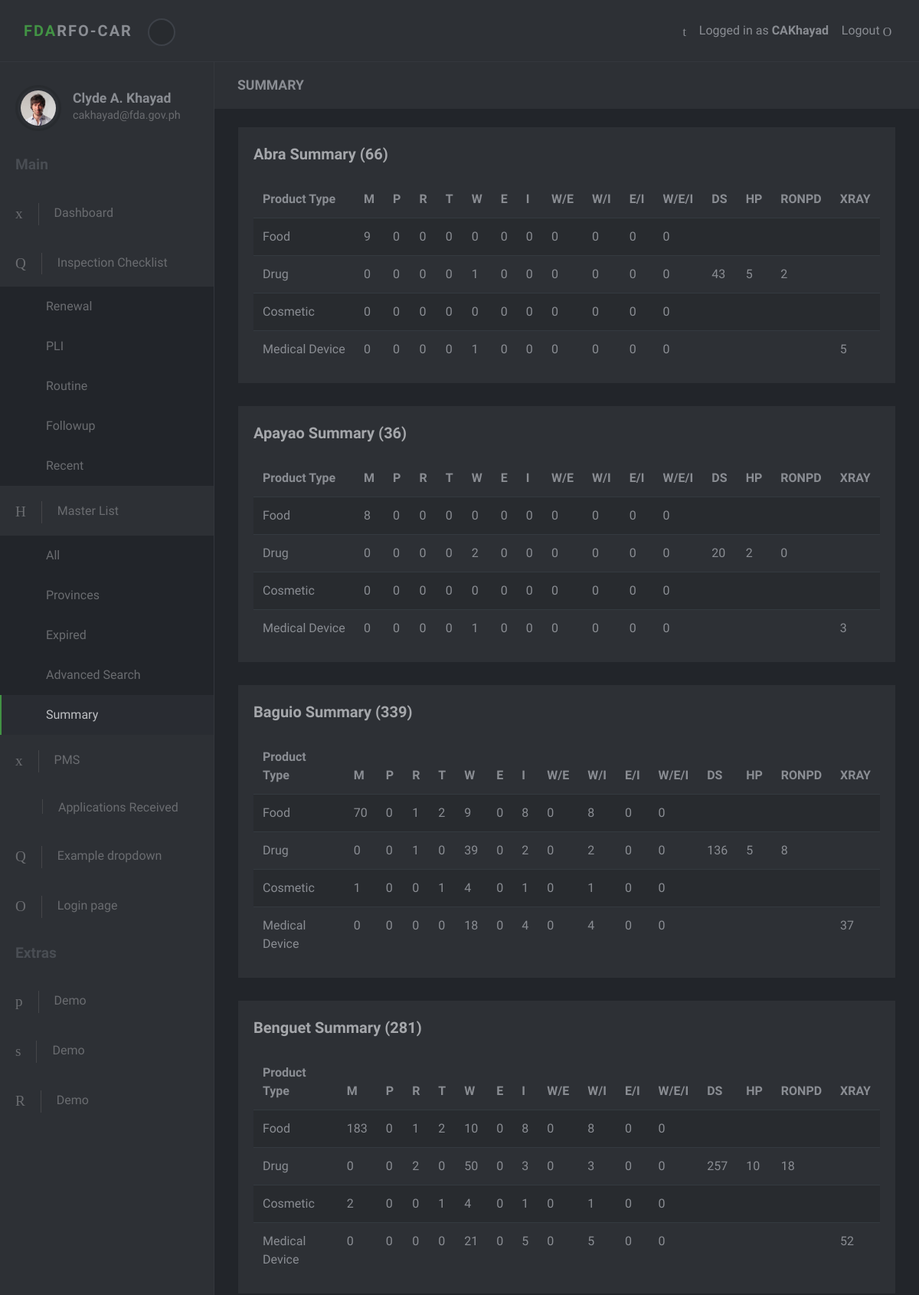
The page /masterlist/summary/ (signed in, upper part) on the database its author committed.
### accounts/models.py (models this page shows, shortened)
class  User(AbstractBaseUser):
    email = models.EmailField(verbose_name='email address', max_length=255, unique=True)
    first_name = models.CharField(max_length=255)
    middle_initial = models.CharField(max_length=1)
    last_name = models.CharField(max_length=255)
    active = models.BooleanField(default=True)
    staff = models.BooleanField(default=False) # a admin user; non super-user
    admin = models.BooleanField(default=False) # a superuser
    USERNAME_FIELD = 'email'
    REQUIRED_FIELDS = [] # Email & Password are required by default.
    objects = UserManager()
    def get_full_name(self):
        return self.first_name + " " + self.middle_initial + ". " + self.last_name
    def get_short_name(self):
        full_name = self.get_full_name()
        splitted = full_name.split()
        short_name = ""
        for i in range(len(splitted)-1):
            full_name = splitted[i]
            short_name += (full_name[0].upper())
        short_name += splitted[-1].title()
        return short_name
    @property
    def is_active(self):
        return self.active

### masterlist/models.py (models this page shows, shortened)
class Province(models.Model):
    name = models.CharField(max_length=30)
    region = models.ForeignKey(Region, on_delete=models.SET_NULL, null=True)

class ProductType(models.Model):
    name = models.CharField(max_length=50)

### masterlist/views.py (the view)
# urls.py: path('summary/', SummaryView.as_view(), name='summary'),
class SummaryView(LoginRequiredMixin, View):
    template_name = 'masterlist/summary/summary.html'
    def get(self, request):
        context = {}
        province_obj = MasterlistSummary.Provinces()
        province_list = [attr for attr in dir(province_obj) if not callable(getattr(province_obj, attr)) and not attr.startswith("__")]
        provinces = {}
        for province in province_list:
            provinces[province] = getattr(province_obj, province)
        context['provinces'] = provinces
        context['summary_active'] = "active"
        return render(request, self.template_name, context)

### masterlist/templates/masterlist/summary/summary.html (shortened to what this page needs)
 {% extends 'base-site.html' %}
{% block subtitle %} SUMMARY  {% endblock %}
{% block content %}
<section class="no-padding-top">
    <div class="container-fluid">
        {% for name, province in provinces.items %}
        <div class="row">
            <div class="col-lg-12">
                <div class="block">
                    <div class="title">
                        <div class="row">
                            <div class="col-md-6">
                                <strong>{{name}} Summary ({{province.get_total}})</strong>
                            </div>
                            <div class="col-md-6 text-right">
                            </div>
                        </div>
                    </div>
                    <div class="block-body">
                        <div class="table-responsive">
                            <table id="summarytable" class="table table-striped table-hover">
                                <thead>
                                    <tr>
                                        <th>Product Type</th>
                                        <th data-toggle="tooltip" data-placement="top" title="Wholesaler">M</th>
                                        <th>P</th>
                                        <th>R</th>
                                        <th>T</th>
                                        <th>W</th>
                                        <th>E</th>
                                        <th>I</th>
                                        <th>W/E</th>
                                        <th>W/I</th>
                                        <th>E/I</th>
                                        <th>W/E/I</th>
                                        <th>DS</th>
                                        <th>HP</th>
                                        <th>RONPD</th>
                                        <th>XRAY</th>
                                    </tr>
                                </thead>
                                <tbody>
                                    <tr>
                                        <td>Food</td>
                                        <td>{{province.cfrr.get_total_mfg}}</td>
                                        <td>{{province.cfrr.get_total_packer}}</td>
                                        <td>{{province.cfrr.get_total_repacker}}</td>
                                        <td>{{province.cfrr.get_total_trader}}</td>
                                        <td>{{province.cfrr.get_total_wholesaler}}</td>
                                        <td>{{province.cfrr.get_total_exporter}}</td>
                                        <td>{{province.cfrr.get_total_importer}}</td>
                                        <td>{{province.cfrr.get_total_we}}</td>
                                        <td>{{province.cfrr.get_total_wi}}</td>
                                        <td>{{province.cfrr.get_total_ie}}</td>
                                        <td>{{province.cfrr.get_total_wei}}</td>
                                        <td>{{province.cfrr.get_total_ds}}</td>
                                        <td>{{province.cfrr.get_total_hp}}</td>
                                        <td>{{province.cfrr.get_total_ronpd}}</td>
                                        <td>{{province.cfrr.get_total_xray}}</td>
                                    </tr>
                                    <tr>
                                        <td>Drug</td>
                                        <td>{{province.cdrr.get_total_mfg}}</td>
                                        <td>{{province.cdrr.get_total_packer}}</td>
                                        <td>{{province.cdrr.get_total_repacker}}</td>
                                        <td>{{province.cdrr.get_total_trader}}</td>
                                        <td>{{province.cdrr.get_total_wholesaler}}</td>
                                        <td>{{province.cdrr.get_total_exporter}}</td>
                                        <td>{{province.cdrr.get_total_importer}}</td>
                                        <td>{{province.cdrr.get_total_we}}</td>
                                        <td>{{province.cdrr.get_total_wi}}</td>
                                        <td>{{province.cdrr.get_total_ie}}</td>
                                        <td>{{province.cdrr.get_total_wei}}</td>
                                        <td>{{province.cdrr.get_total_ds}}</td>
                                        <td>{{province.cdrr.get_total_hp}}</td>
                                        <td>{{province.cdrr.get_total_ronpd}}</td>
                                        <td>{{province.cdrr.get_total_xray}}</td>
                                    </tr>
                                    <tr>
                                        <td>Cosmetic</td>
                                        <td>{{province.ccrr.get_total_mfg}}</td>
                                        <td>{{province.ccrr.get_total_packer}}</td>
                                        <td>{{province.ccrr.get_total_repacker}}</td>
                                        <td>{{province.ccrr.get_total_trader}}</td>
                                        <td>{{province.ccrr.get_total_wholesaler}}</td>
                                        <td>{{province.ccrr.get_total_exporter}}</td>
                                        <td>{{province.ccrr.get_total_importer}}</td>
                                        <td>{{province.ccrr.get_total_we}}</td>
                                        <td>{{province.ccrr.get_total_wi}}</td>
                                        <td>{{province.ccrr.get_total_ie}}</td>
                                        <td>{{province.ccrr.get_total_wei}}</td>
                                        <td>{{province.ccrr.get_total_ds}}</td>
                                        <td>{{province.ccrr.get_total_hp}}</td>
                                        <td>{{province.ccrr.get_total_ronpd}}</td>
                                        <td>{{province.ccrr.get_total_xray}}</td>
                                    </tr>
                                    <tr>
                                        <td>Medical Device</td>
                                        <td>{{province.cdrrhr.get_total_mfg}}</td>
                                        <td>{{province.cdrrhr.get_total_packer}}</td>
                                        <td>{{province.cdrrhr.get_total_repacker}}</td>
                                        <td>{{province.cdrrhr.get_total_trader}}</td>
                                        <td>{{province.cdrrhr.get_total_wholesaler}}</td>
                                        <td>{{province.cdrrhr.get_total_exporter}}</td>
                                        <td>{{province.cdrrhr.get_total_importer}}</td>
                                        <td>{{province.cdrrhr.get_total_we}}</td>
                                        <td>{{province.cdrrhr.get_total_wi}}</td>
                                        <td>{{province.cdrrhr.get_total_ie}}</td>
                                        <td>{{province.cdrrhr.get_total_wei}}</td>
                                        <td>{{province.cdrrhr.get_total_ds}}</td>
                                        <td>{{province.cdrrhr.get_total_hp}}</td>
                                        <td>{{province.cdrrhr.get_total_ronpd}}</td>
                                        <td>{{province.cdrrhr.get_total_xray}}</td>
                                    </tr>
                                </tbody>
                            </table>
                        </div>
                    </div>
                </div>
            </div>
        </div>
        {% endfor %}
    </div>
</section>
{% endblock %}

### templates/base-site.html (shortened to what this page needs)
{% extends 'base.html' %}
{% block maincontent %}
{% include 'partial/navbar.html' %}
<div class="d-flex align-items-stretch">
    {% include 'partial/sidebar.html' %}
    <div class="page-content">
        <div class="page-header no-margin-bottom">
            <div class="container-fluid">
                <h2 class="h5 no-margin-bottom">{% block subtitle %} {% endblock %}</h2>
            </div>
        </div>
        <br>
        {% block content %}
        {% endblock %}
    </div>
</div>
{% endblock %}

### templates/base.html (shortened to what this page needs)
<!DOCTYPE html>
<html>
<head>
	{% load static %}
	{% include 'partial/css.html' %}
</head>
<body>
	{% block maincontent %}
	{% endblock %}
</body>
</html>

### templates/partial/css.html (shortened to what this page needs)
{% load static %}
<link rel="stylesheet" href="{% static 'darkadmin/vendor/bootstrap/css/bootstrap.min.css' %}">
<link rel="stylesheet" href="{% static 'darkadmin/vendor/font-awesome/css/font-awesome.min.css' %}">
<link rel="stylesheet" href="{% static 'darkadmin/css/font.css' %}">
<link rel="stylesheet" href="{% static 'darkadmin/css/style.green.css' %}" id="theme-stylesheet">
<link rel="stylesheet" href="{% static 'darkadmin/css/custom.css' %}">
<link rel="stylesheet" href="{% static 'masterlist/mystyle.css' %}">
<link rel="stylesheet" type="text/css" href="https://cdn.datatables.net/v/bs4/jszip-2.5.0/dt-1.10.21/af-2.3.5/b-1.6.2/b-colvis-1.6.2/b-html5-1.6.2/b-print-1.6.2/cr-1.5.2/fc-3.3.1/fh-3.1.7/kt-2.5.2/r-2.2.4/rg-1.1.2/rr-1.2.7/sc-2.0.2/sp-1.1.0/sl-1.3.1/datatables.min.css"/>

### templates/partial/navbar.html (shortened to what this page needs)
<header class="header">
    <nav class="navbar navbar-expand-lg">
        <div class="container-fluid d-flex align-items-center justify-content-between">
            <div class="navbar-header">
                <a href="index.html" class="navbar-brand">
                    <div class="brand-text brand-big visible text-uppercase"><strong class="text-primary">FDA</strong><strong>RFO-CAR</strong></div>
                </a>
                <button class="sidebar-toggle"><i class="fa fa-long-arrow-left"></i></button>
            </div>
            <div class="right-menu list-inline no-margin-bottom">
                <div class="list-inline-item"><a href="#" class="search-open nav-link"><i class="icon-magnifying-glass-browser"></i></a></div>
                <div class="list-inline-item">
                    Logged in as <strong><a href="#">{{user.get_short_name}}</a></strong>
                </div>
                <div class="list-inline-item logout">
                    <a id="logout" href="{% url 'accounts:logout' %}" class="nav-link"> <span class="d-none d-sm-inline">Logout </span><i class="icon-logout"></i></a>
                </div>
            </div>
        </div>
    </nav>
</header>

### templates/partial/sidebar.html (shortened to what this page needs)
<nav id="sidebar">
    <div class="sidebar-header d-flex align-items-center">
        <div class="avatar">
            <img src="/static/darkadmin/img/avatar-6.jpg" alt="..." class="img-fluid rounded-circle">
        </div>
        <div class="title">
            <h1 class="h5">{{user.get_full_name}}</h1>
            <p>{{user.email}}</p>
        </div>
    </div>
    <span class="heading">Main</span>
    <ul class="list-unstyled">
        <li  class="{{masterlist_dashboard_active}}"><a href="{% url 'dashboard:index' %}"> <i class="icon-grid"></i>Dashboard </a></li>
        <li><a href="#" aria-expanded="false" data-toggle="collapse"> <i class="icon-windows"></i>Inspection Checklist </a>
            <ul class="list-unstyled ">
                <li class="{{ ren_checklist_active }}"><a href="{% url 'checklist:index' %}">Renewal</a></li>
                <li class="{{ pli_checklist_active }}" disabled><a href="{% url 'checklist:pli' %}">PLI</a></li>
                <li class="{{ routine_checklist_active }}"><a href="{% url 'checklist:routine' %}">Routine</a></li>
                <li class=""><a href="#">Followup</a></li>
                <li><a href="#">Recent</a></li>
            </ul>
        </li>
        <li><a href="#" aria-expanded="false" data-toggle="collapse"> <i class="icon-padnote"></i>Master List </a>
          <ul class="list-unstyled ">
              <li class="{{alllist_active}}"><a href="{% url 'masterlist:index' %}">All</a></li>
              <li class="{{provincelist_active}}"><a href="{% url 'masterlist:abra-list' %}">Provinces</a></li>
              <li class="{{expiredlist_active}}"><a href="{% url 'masterlist:expired-list' %}">Expired</a></li>
              <li class=""><a href="{% url 'admin:masterlist_establishment_changelist' %}" target="_blank">Advanced Search</a></li>
              <li class="{{summary_active}}"><a href="{% url 'masterlist:summary' %}" target="_blank">Summary</a></li>
          </ul>
        </li>
        <li><a href="tables.html"> <i class="icon-grid"></i>PMS </a></li>
        <li><a href="charts.html"> <i class="fa fa-bar-chart"></i>Applications Received </a></li>
        <li><a href="#exampledropdownDropdown" aria-expanded="false" data-toggle="collapse"> <i class="icon-windows"></i>Example dropdown </a>
        </li>
        <li><a href="login.html"> <i class="icon-logout"></i>Login page </a></li>
    </ul><span class="heading">Extras</span>
    <ul class="list-unstyled">
        <li> <a href="#"> <i class="icon-settings"></i>Demo </a></li>
        <li> <a href="#"> <i class="icon-writing-whiteboard"></i>Demo </a></li>
        <li> <a href="#"> <i class="icon-chart"></i>Demo </a></li>
    </ul>
</nav>

### templates/partial/js.html (shortened to what this page needs)
{% load static %}

### rows shown on the page
User: get_short_name "CAKhayad", get_full_name "Clyde A. Khayad", email "cakhayad@fda.gov.ph"
Province: name "Abra", get_total "66", cfrr.get_total_mfg "9", cfrr.get_total_packer "0", cfrr.get_total_repacker "0", cfrr.get_total_trader "0", cfrr.get_total_wholesaler "0", cfrr.get_total_exporter "0", cfrr.get_total_importer "0", cfrr.get_total_we "0", cfrr.get_total_wi "0", cfrr.get_total_ie "0", cfrr.get_total_wei "0", cdrr.get_total_mfg "0", cdrr.get_total_packer "0", cdrr.get_total_repacker "0", cdrr.get_total_trader "0", cdrr.get_total_wholesaler "1", cdrr.get_total_exporter "0", cdrr.get_total_importer "0", cdrr.get_total_we "0", cdrr.get_total_wi "0", cdrr.get_total_ie "0", cdrr.get_total_wei "0", cdrr.get_total_ds "43", cdrr.get_total_hp "5", cdrr.get_total_ronpd "2", ccrr.get_total_mfg "0", ccrr.get_total_packer "0", ccrr.get_total_repacker "0", ccrr.get_total_trader "0", ccrr.get_total_wholesaler "0", ccrr.get_total_exporter "0", ccrr.get_total_importer "0", ccrr.get_total_we "0", ccrr.get_total_wi "0", ccrr.get_total_ie "0", ccrr.get_total_wei "0", cdrrhr.get_total_mfg "0", cdrrhr.get_total_packer "0", cdrrhr.get_total_repacker "0", cdrrhr.get_total_trader "0", cdrrhr.get_total_wholesaler "1", cdrrhr.get_total_exporter "0", cdrrhr.get_total_importer "0", cdrrhr.get_total_we "0", cdrrhr.get_total_wi "0", cdrrhr.get_total_ie "0", cdrrhr.get_total_wei "0", cdrrhr.get_total_xray "5"
Province: name "Apayao", get_total "36", cfrr.get_total_mfg "8", cfrr.get_total_packer "0", cfrr.get_total_repacker "0", cfrr.get_total_trader "0", cfrr.get_total_wholesaler "0", cfrr.get_total_exporter "0", cfrr.get_total_importer "0", cfrr.get_total_we "0", cfrr.get_total_wi "0", cfrr.get_total_ie "0", cfrr.get_total_wei "0", cdrr.get_total_mfg "0", cdrr.get_total_packer "0", cdrr.get_total_repacker "0", cdrr.get_total_trader "0", cdrr.get_total_wholesaler "2", cdrr.get_total_exporter "0", cdrr.get_total_importer "0", cdrr.get_total_we "0", cdrr.get_total_wi "0", cdrr.get_total_ie "0", cdrr.get_total_wei "0", cdrr.get_total_ds "20", cdrr.get_total_hp "2", cdrr.get_total_ronpd "0", ccrr.get_total_mfg "0", ccrr.get_total_packer "0", ccrr.get_total_repacker "0", ccrr.get_total_trader "0", ccrr.get_total_wholesaler "0", ccrr.get_total_exporter "0", ccrr.get_total_importer "0", ccrr.get_total_we "0", ccrr.get_total_wi "0", ccrr.get_total_ie "0", ccrr.get_total_wei "0", cdrrhr.get_total_mfg "0", cdrrhr.get_total_packer "0", cdrrhr.get_total_repacker "0", cdrrhr.get_total_trader "0", cdrrhr.get_total_wholesaler "1", cdrrhr.get_total_exporter "0", cdrrhr.get_total_importer "0", cdrrhr.get_total_we "0", cdrrhr.get_total_wi "0", cdrrhr.get_total_ie "0", cdrrhr.get_total_wei "0", cdrrhr.get_total_xray "3"
ProductType: cfrr.get_total_mfg "70", cfrr.get_total_packer "0", cfrr.get_total_repacker "1", cfrr.get_total_trader "2", cfrr.get_total_wholesaler "9", cfrr.get_total_exporter "0", cfrr.get_total_importer "8", cfrr.get_total_we "0", cfrr.get_total_wi "8", cfrr.get_total_ie "0", cfrr.get_total_wei "0"
ProductType: cdrr.get_total_mfg "0", cdrr.get_total_packer "0", cdrr.get_total_repacker "1", cdrr.get_total_trader "0", cdrr.get_total_wholesaler "39", cdrr.get_total_exporter "0", cdrr.get_total_importer "2", cdrr.get_total_we "0", cdrr.get_total_wi "2", cdrr.get_total_ie "0", cdrr.get_total_wei "0", cdrr.get_total_ds "136", cdrr.get_total_hp "5", cdrr.get_total_ronpd "8"
ProductType: ccrr.get_total_mfg "1", ccrr.get_total_packer "0", ccrr.get_total_repacker "0", ccrr.get_total_trader "1", ccrr.get_total_wholesaler "4", ccrr.get_total_exporter "0", ccrr.get_total_importer "1", ccrr.get_total_we "0", ccrr.get_total_wi "1", ccrr.get_total_ie "0", ccrr.get_total_wei "0"
ProductType: cdrrhr.get_total_mfg "0", cdrrhr.get_total_packer "0", cdrrhr.get_total_repacker "0", cdrrhr.get_total_trader "0", cdrrhr.get_total_wholesaler "18", cdrrhr.get_total_exporter "0", cdrrhr.get_total_importer "4", cdrrhr.get_total_we "0", cdrrhr.get_total_wi "4", cdrrhr.get_total_ie "0", cdrrhr.get_total_wei "0", cdrrhr.get_total_xray "37"
Province: name "Benguet", get_total "281", cfrr.get_total_mfg "183", cfrr.get_total_packer "0", cfrr.get_total_repacker "1", cfrr.get_total_trader "2", cfrr.get_total_wholesaler "10", cfrr.get_total_exporter "0", cfrr.get_total_importer "8", cfrr.get_total_we "0", cfrr.get_total_wi "8", cfrr.get_total_ie "0", cfrr.get_total_wei "0", cdrr.get_total_mfg "0", cdrr.get_total_packer "0", cdrr.get_total_repacker "2", cdrr.get_total_trader "0", cdrr.get_total_wholesaler "50", cdrr.get_total_exporter "0", cdrr.get_total_importer "3", cdrr.get_total_we "0", cdrr.get_total_wi "3", cdrr.get_total_ie "0", cdrr.get_total_wei "0", cdrr.get_total_ds "257", cdrr.get_total_hp "10", cdrr.get_total_ronpd "18", ccrr.get_total_mfg "2", ccrr.get_total_packer "0", ccrr.get_total_repacker "0", ccrr.get_total_trader "1", ccrr.get_total_wholesaler "4", ccrr.get_total_exporter "0", ccrr.get_total_importer "1", ccrr.get_total_we "0", ccrr.get_total_wi "1", ccrr.get_total_ie "0", ccrr.get_total_wei "0", cdrrhr.get_total_mfg "0", cdrrhr.get_total_packer "0", cdrrhr.get_total_repacker "0", cdrrhr.get_total_trader "0", cdrrhr.get_total_wholesaler "21", cdrrhr.get_total_exporter "0", cdrrhr.get_total_importer "5", cdrrhr.get_total_we "0", cdrrhr.get_total_wi "5", cdrrhr.get_total_ie "0", cdrrhr.get_total_wei "0", cdrrhr.get_total_xray "52"

### other values the page prints
{{ name }} "Baguio"
{{ province.get_total }} "339"
